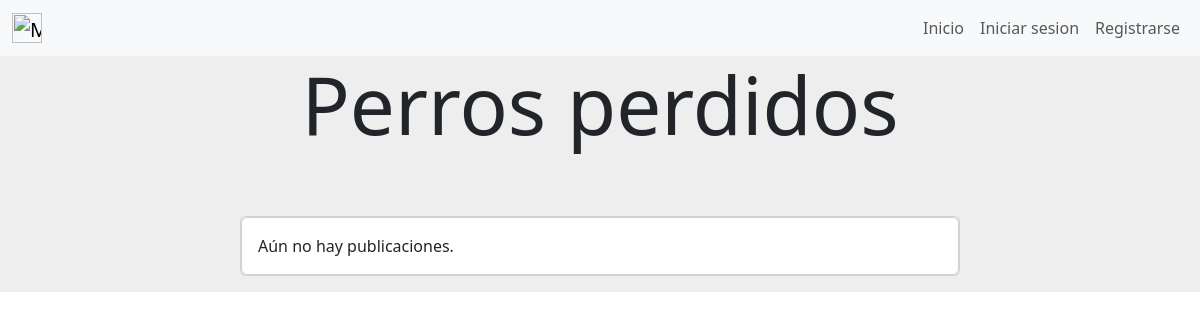
/perros_perdidos, run on an earlier commit of the app's database.
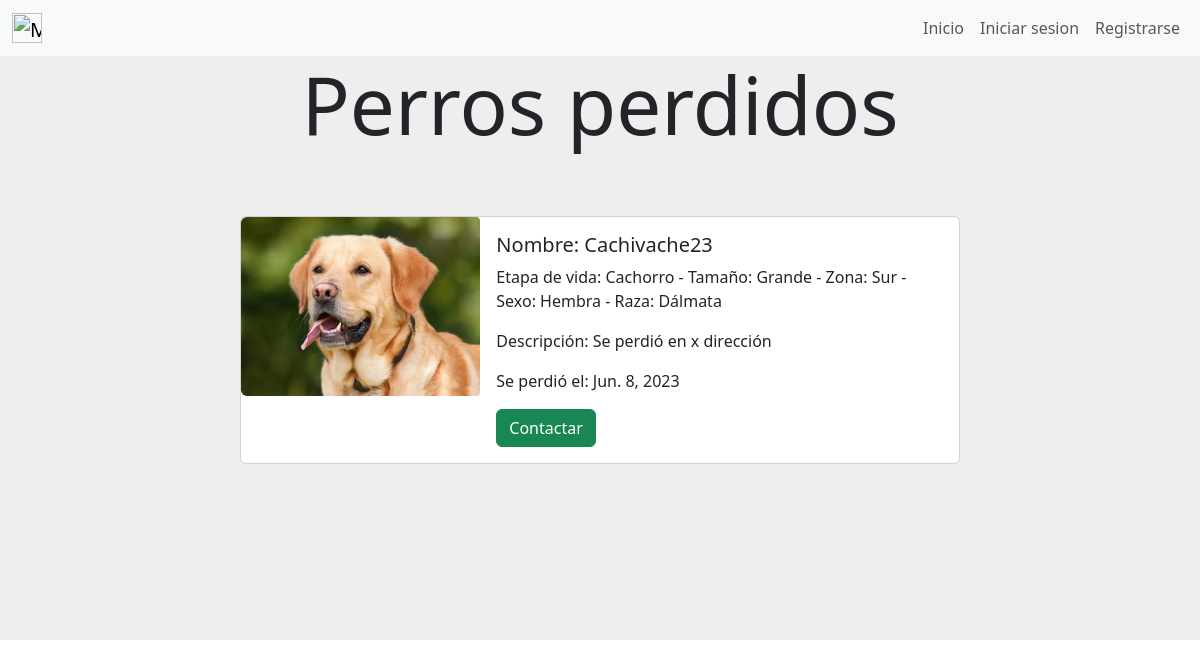
And on a later commit of the database.
### gestion_de_mascotas/models.py (models this page shows, shortened)
class Perro_perdido(models.Model):
    nombre=models.CharField(max_length=30)
    edad =  models.CharField(max_length=50)
    size = models.CharField(max_length=50)
    descripcion=models.CharField(max_length=100)
    imagen=models.ImageField(upload_to='perros_perdidos')
    fecha_perdido = models.DateField()
    zona = models.CharField(max_length=100)
    franja_horaria = models.CharField(max_length=50)
    sexo = models.CharField(max_length=30)
    raza = models.CharField(max_length=30, null=True)
    encontrado = models.BooleanField(default=False)
    created=models.DateTimeField(auto_now_add=True)
    updated=models.DateTimeField(auto_now_add=True)
    created_by = models.ForeignKey(User, on_delete=models.CASCADE)
    class Meta:
        verbose_name='perro_perdido'
        verbose_name_plural='perros_perdidos'

### gestion_de_mascotas/views.py (the view)
# urls.py: path('perros_perdidos',views.perros_perdidos, name= "perros_perdidos"),
def perros_perdidos (request) :
    perros_perdidos=Perro_perdido.objects.filter(encontrado = False)
    return render(request,"gestion_de_mascotas/perros_perdidos.html",{"perros_perdidos":perros_perdidos})

### gestion_de_mascotas/templates/gestion_de_mascotas/perros_perdidos.html (shortened to what this page needs)
{% extends "gestion_de_usuarios/base.html" %}
{% block content %}
<div style="background-color:#eee;height: 20%;text-align: center;">
    <h1 class="display-1">Perros perdidos</h1>
</div>
        {% if perros_perdidos.count == 0 %}
        <div style="background-color: #eee;background-position: center;background-size: cover; align-items: center;justify-content: center;display: flex;">
            <div class="card mb-3 element-home-color" style="width: 60%;">
                <div class="row g-0">
                    <div class="card">
                        <div class="card-body">
                            Aún no hay publicaciones.
                        </div>
                    </div>
                </div>
            </div>
        </div>
        {% else %}
        {% for perro in perros_perdidos %}
        <div style="background-color: #eee;background-position: center;background-size: cover; align-items: center;justify-content: center;display: flex;">
            <div class="card mb-3 element-home-color" style="width: 60%;">
                <div class="row g-0">
                <div class="col-md-4">
                    <img src="{{perro.imagen.url}}" class="img-fluid rounded-start" alt="..." style="border-radius: 4px;">
                </div>
                <div class="col-md-8">
                    <div class="card-body">
                    <h5 class="card-title">Nombre: {{perro.nombre}}</h5>
                    <p class="card-text">Etapa de vida: {{perro.edad}} - Tamaño: {{perro.size}} - Zona: {{perro.zona}} - Sexo: {{perro.sexo}} - Raza: {{perro.raza}}</p>
                    <p class="card-text">Descripción: {{perro.descripcion}}</p>
                    <p class="card-text">Se perdió el: {{perro.fecha_perdido}}</p>
                    {% if user.is_authenticated and perro.created_by == user %}
                    <a href ="{% url 'editar_anuncio_perdido' perro.id 'all' %}" class="btn btn-success" style="color:white;">Editar anuncio</a>
                    <a href ="#" class="btn btn-danger" onclick="delete_anuncio_perdido({{perro.id}})" style="color:white;">Eliminar anuncio</a>
                    <a href ="{% url 'perro_encontrado' perro.id %}" class="btn btn-success" style="color:white;">Marcar como encontrado</a>
                    {% else %}
                    <a href ="{% url 'contacto_perdido' perro.id %}" class=" btn btn-success" >Contactar</a>
                    {% endif %}
                    </div>
                </div>
                </div>
            </div>
        </div>
        {% endfor %}
<div style="background-color:#eee;height: 20%;">
</div>
{% endif %}
{% endblock %}

### gestion_de_usuarios/templates/gestion_de_usuarios/base.html (shortened to what this page needs)
<nav class="navbar navbar-expand-lg navbar-light bg-light">
    <div class="container-fluid">
        <a class="navbar-brand mt-2 mt-lg-0" href="{% url 'home' %}">
          <img
            src="https://media.discordapp.net/attachments/1084960115909722185/1098246667553218660/image.png?width=970&height=609"
            height="30"
            alt="MDB Logo"
            loading="lazy"
          />
        </a>
        <div>
        <ul class=" navbar-nav me-auto mb-2 mb-lg-0 ">
          <li class="nav-item">
            <a class="nav-link"  href="{% url 'home' %}">Inicio</a>
          </li>
          {% if user.is_authenticated %}
            <li class="nav-item">
              <a class="nav-link"  href="{% url 'cerrar_sesion' %}">Cerrar sesion</a>
            </li>
            {% if not user.is_superuser %}
            <li class="nav-item dropdown">
              <a class="nav-link dropdown-toggle" href="#" role="button" data-bs-toggle="dropdown" aria-expanded="false">
                Bienvenido {{user.username}}
              </a>
              <ul class="dropdown-menu">
                <li><a class="dropdown-item" href="{% url 'perfil' %}">Mi perfil</a></li>
                <li><a class="dropdown-item" href="{% url 'mis_turnos' %}">Mis turnos</a></li>
                <li><a class="dropdown-item" href="{% url 'mis_perros' %}">Mis perros</a></li>
                <li><a class="dropdown-item" href="{% url 'mis_perros_en_adopcion' %}">Mis perros en adopción</a></li>
                <li><a class="dropdown-item" href="{% url 'mis_perros_perdidos' %}">Mis perros perdidos</a></li>
                <li><a class="dropdown-item" href="{% url 'mis_perros_encontrados' %}">Mis perros encontrados</a></li>
                <li><a class="dropdown-item" href="#">Ayuda</a></li>
              </ul>
            </li>
            {% endif %}
          {% else %}
            <li class="nav-item">
              <a class="nav-link"  href="{% url 'iniciar_sesion' %}">Iniciar sesion</a>
            </li>
            <li class="nav-item">
              <a class="nav-link"  href="{% url 'registrarse' %}">Registrarse</a>
            </li>
          {% endif %}
        </ul>
      </div>
    </div>
</nav>
    {% block content %}
    {% endblock %}
    <link href="https://cdn.jsdelivr.net/npm/bootstrap@5.3.0-alpha2/dist/css/bootstrap.min.css" rel="stylesheet">

What changed in the data, as far as the page shows it:
added Perro_perdido: imagen (picture), nombre "Cachivache23", edad "Cachorro", size "Grande", zona "Sur", sexo "Hembra", raza "Dálmata", descripcion "Se perdió en x dirección", fecha_perdido "Jun. 8, 2023"
Also different on the page:
text no longer shown: "Aún no hay publicaciones."
